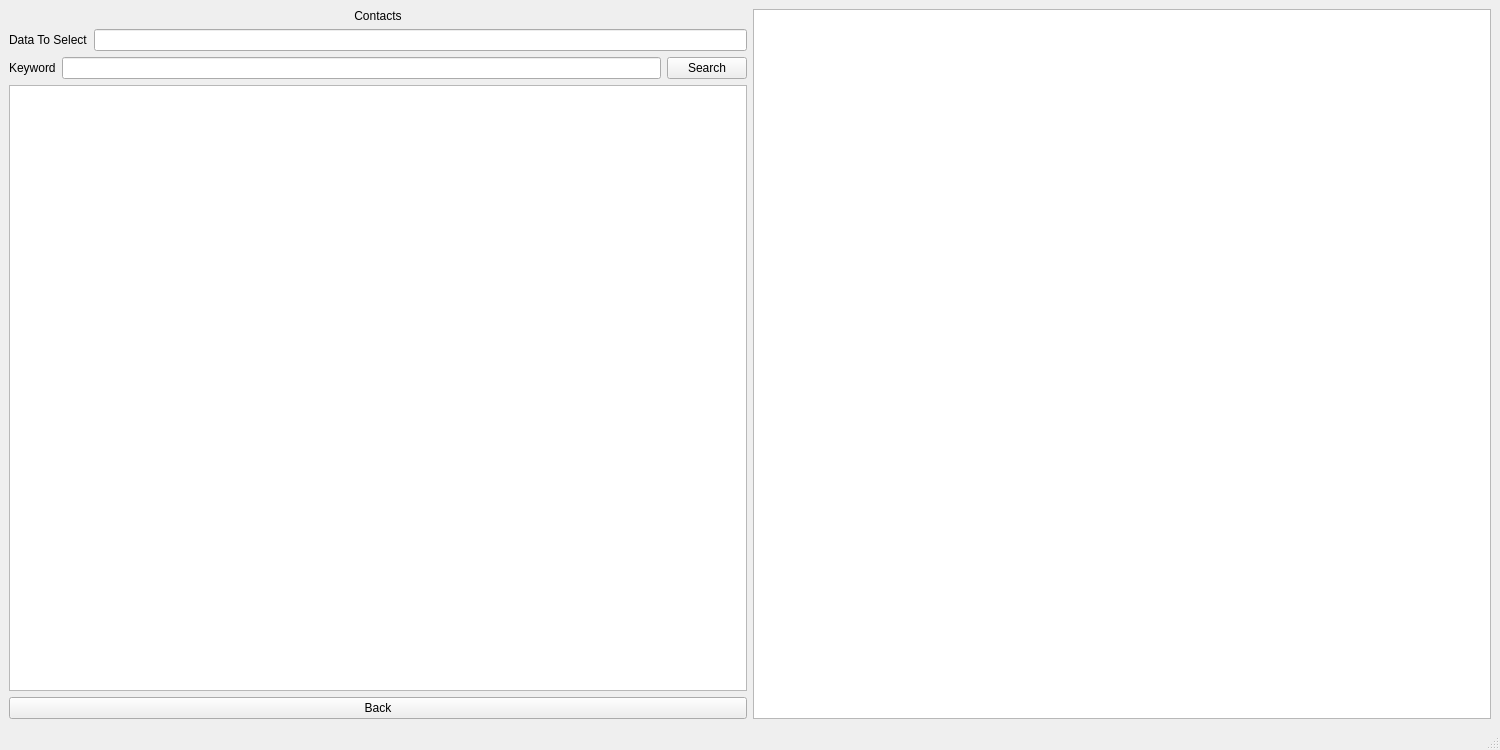
<?xml version="1.0" encoding="UTF-8"?>
<ui version="4.0">
 <class>ContactViewer</class>
 <widget class="QMainWindow" name="ContactViewer">
  <property name="geometry">
   <rect>
    <x>0</x>
    <y>0</y>
    <width>1500</width>
    <height>750</height>
   </rect>
  </property>
  <property name="minimumSize">
   <size>
    <width>1000</width>
    <height>500</height>
   </size>
  </property>
  <property name="windowTitle">
   <string>MainWindow</string>
  </property>
  <widget class="QWidget" name="centralwidget">
   <layout class="QHBoxLayout" name="horizontalLayout_4">
    <item>
     <layout class="QVBoxLayout" name="verticalLayout">
      <item>
       <widget class="QLabel" name="label">
        <property name="text">
         <string>Contacts</string>
        </property>
        <property name="alignment">
         <set>Qt::AlignCenter</set>
        </property>
       </widget>
      </item>
      <item>
       <layout class="QHBoxLayout" name="horizontalLayout_2">
        <item>
         <widget class="QLabel" name="data_label">
          <property name="text">
           <string>Data To Select</string>
          </property>
         </widget>
        </item>
        <item>
         <widget class="QLineEdit" name="data_edit"/>
        </item>
       </layout>
      </item>
      <item>
       <layout class="QHBoxLayout" name="horizontalLayout">
        <item>
         <widget class="QLabel" name="word_label">
          <property name="text">
           <string>Keyword</string>
          </property>
         </widget>
        </item>
        <item>
         <widget class="QLineEdit" name="keyword_edit"/>
        </item>
        <item>
         <widget class="QPushButton" name="search_button">
          <property name="text">
           <string>Search</string>
          </property>
         </widget>
        </item>
       </layout>
      </item>
      <item>
       <layout class="QHBoxLayout" name="horizontalLayout_3">
        <item>
         <widget class="QTableView" name="results_list"/>
        </item>
       </layout>
      </item>
      <item>
       <widget class="QPushButton" name="back_button">
        <property name="text">
         <string>Back</string>
        </property>
       </widget>
      </item>
     </layout>
    </item>
    <item>
     <widget class="QTableView" name="allContacts_view"/>
    </item>
   </layout>
  </widget>
  <widget class="QMenuBar" name="menubar">
   <property name="geometry">
    <rect>
     <x>0</x>
     <y>0</y>
     <width>1500</width>
     <height>17</height>
    </rect>
   </property>
  </widget>
  <widget class="QStatusBar" name="statusbar"/>
 </widget>
 <resources/>
 <connections/>
</ui>
